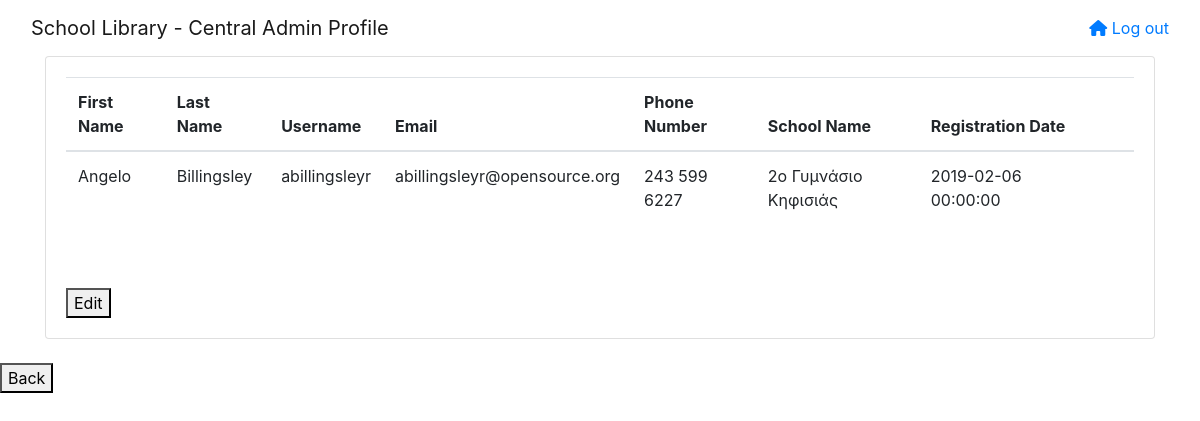
/Τελικό/central_admin/central_admin_profile.php (signed in), run on the app's committed database.
### tables this page shows
create table if not exists Users (
	Username Varchar(30) not null,
	Password Varchar(30) not null,
	First_Name Varchar(30) not null,
	Last_Name Varchar(30) not null,
	Birth_Date date not null,
	Status Enum ('Student', 'Teacher', 'Admin', 'Central Admin') not null,
	Status2 Enum ('Pending', 'Accepted', 'Requesting','Suspended') default 'Pending',
	Phone_number Varchar(15) not null,  
	Email Varchar(60) not null,
	School_Name Varchar(30) not null,
	Registration_Date timestamp default CURRENT_TIMESTAMP,
	Last_Update timestamp default CURRENT_TIMESTAMP,
	primary key(Username),
	constraint fk_User_School
		FOREIGN KEY (School_Name)
		REFERENCES School (Name)
		ON DELETE RESTRICT
		ON UPDATE CASCADE
);

### Τελικό/central_admin/central_admin_profile.php (the view, shortened to what this page needs)
<!DOCTYPE html>
<html lang = "en">
<head>
    <link rel = "stylesheet" href = "css/styles.css">
    <link rel = "stylesheet" href = "https://cdnjs.cloudflare.com/ajax/libs/font-awesome/6.0.0/css/all.min.css">
    <link rel = "stylesheet" href = "bootstrap/css/bootstrap.min.css">
</head>
<body>
    <nav class="navbar navbar-light navbar-expand-md" id="nav-bar">
        <div id="navbar-div" class="container-fluid">
            <a class="navbar-brand" id="nav-bar-text">School Library - Central Admin Profile</a>
            <a id="navbar-items" href="index.php">
                <i class="fa fa-home "></i> Log out
            </a>
        </div>
    </nav>
    <div class="container">
        <div class="row" id="row">
            <div class="col-md-12">
                <div class="card" id="card-container">
                    <div class="card-body" id="card">
                        <?php
                            $conn = OpenCon();
                            $username = $_SESSION["username"];
                            $query = "SELECT * FROM Users u where u.username = '$username'";
                            $result = mysqli_query($conn, $query);
                            if(mysqli_num_rows($result) == 0){
                                echo '<h1 style="margin-top: 5rem;">Profile not found!</h1>';
                            }
                            else{
                                echo '<div class="table-responsive">';
                                    echo '<table class="table">';
                                        echo '<thead>';
                                            echo '<tr>';
                                                echo '<th>First Name</th>';
                                                echo '<th>Last Name</th>';
                                                echo '<th>Username</th>';
                                                echo '<th>Email</th>';
                                                echo '<th>Phone Number</th>';
                                                echo '<th>School Name</th>';
                                                echo '<th>Registration Date</th>';
                                                echo '<th></th>';
                                                echo '<th></th>';
                                            echo '</tr>';
                                        echo '</thead>';
                                        echo '<tbody>';
                                        while($row = mysqli_fetch_row($result)){
                                            echo '<tr>';
                                                echo '<td>' . $row[2] . '</td>';
                                                echo '<td>' . $row[3] . '</td>';
                                                echo '<td>' . $row[0] . '</td>';
                                                echo '<td>' . $row[8] . '</td>';
                                                echo '<td>' . $row[7] . '</td>';
                                                echo '<td>' . $row[9] . '</td>';
                                                echo '<td>' . $row[10] . '</td>';
                                            echo '</tr>';
                                        }
                                        echo '</tbody>';
                                    echo '</table>';
                                    echo '<br> <br>';
                                    echo '<a href="./update_central_admin_profile.php">
                                    <button type="button">Edit</button>
                                    </a>';
                                echo '</div>';
                            }
                        ?>
                    </div>
                </div>
            </div>
        </div>
    </div>
    <br>
    <a href="./central_admin.php">
        <button type="button">Back</button>
    </a>
</body>
</html>

### data on the page
users: First_Name "Angelo", Last_Name "Billingsley", Username "abillingsleyr", Email "abillingsleyr@opensource.org", Phone_number "243 599 6227", School_Name "2ο Γυμνάσιο Κηφισιάς", Registration_Date "2019-02-06 00:00:00"
